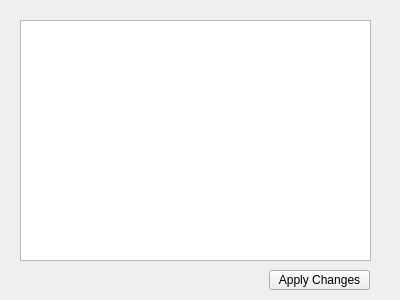
<?xml version="1.0" encoding="UTF-8"?>
<ui version="4.0">
 <class>DeregisterDevice</class>
 <widget class="QWidget" name="DeregisterDevice">
  <property name="geometry">
   <rect>
    <x>0</x>
    <y>0</y>
    <width>400</width>
    <height>300</height>
   </rect>
  </property>
  <property name="windowTitle">
   <string>Form</string>
  </property>
  <widget class="QListWidget" name="connectedRegisteredList">
   <property name="geometry">
    <rect>
     <x>20</x>
     <y>20</y>
     <width>351</width>
     <height>241</height>
    </rect>
   </property>
  </widget>
  <widget class="QPushButton" name="applyDeregister">
   <property name="geometry">
    <rect>
     <x>269</x>
     <y>270</y>
     <width>101</width>
     <height>20</height>
    </rect>
   </property>
   <property name="text">
    <string>Apply Changes</string>
   </property>
  </widget>
 </widget>
 <resources/>
 <connections/>
</ui>
